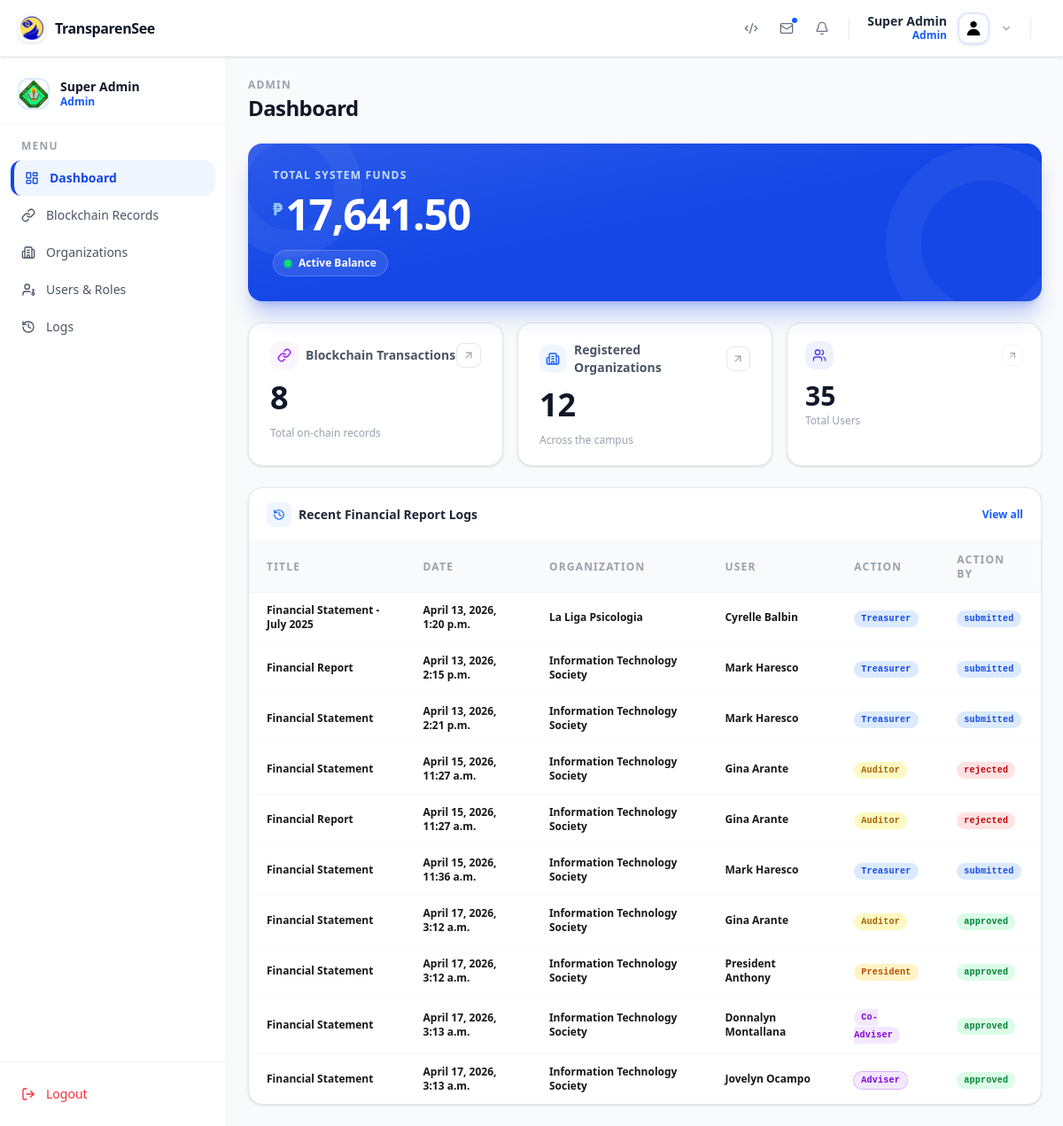
Page /superadmin/ (signed in) on the earlier database version.
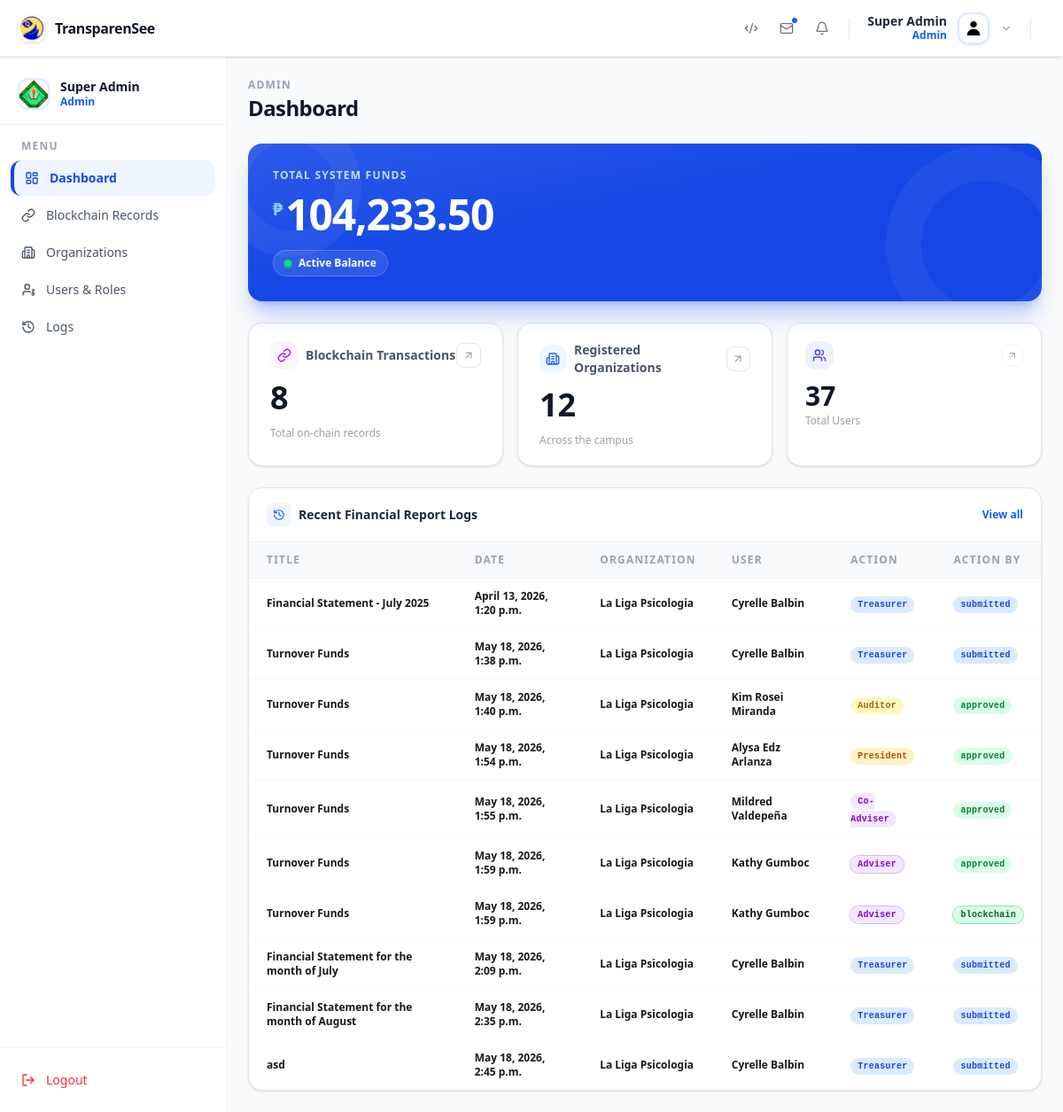
Same page on the later database version.
### app/models.py (models this page shows, shortened)
class ReportApprovalLog(models.Model):
    ACTION_CHOICES = [
        ('submitted', 'Submitted'),
        ('approved', 'Approved'),
        ('rejected', 'Rejected'),
        ('blockchain', 'Recorded on Blockchain'),
    ]
    report = models.ForeignKey(
        FinancialReport,
        on_delete=models.CASCADE,
        related_name='approval_logs'
    )
    action_by = models.ForeignKey(
        User,
        on_delete=models.SET_NULL,
        null=True
    )
    action = models.CharField(max_length=20, choices=ACTION_CHOICES)
    remarks = models.TextField(blank=True, null=True)
    created_at = models.DateTimeField(auto_now_add=True)
    class Meta:
        ordering = ['created_at']

class FinancialReport(models.Model):
    STATUS_CHOICES = [
        ('draft', 'Draft'),
        ('pending_auditor', 'Pending Auditor'),
        ('pending_president', 'Pending President'),
        ('pending_adviser', 'Pending Adviser'),
        ('pending_co_adviser', 'Pending Co-Adviser'),
        ('approved', 'Approved'),
        ('rejected', 'Rejected'),
        ('on_blockchain', 'On Blockchain'),
    ]
    organization = models.ForeignKey(
        Organization,
        on_delete=models.CASCADE,
        related_name='financial_reports'
    )
    created_by = models.ForeignKey(
        User,
        on_delete=models.SET_NULL,
        null=True,
        related_name='created_reports'
    )
    academic_year = models.ForeignKey(
        AcademicYear,
        on_delete=models.SET_NULL,
        null=True,
        related_name='financial_reports'
    )
    title = models.CharField(max_length=200)
    status = models.CharField(max_length=30, choices=STATUS_CHOICES, default='draft')
    auditor_approved_by = models.ForeignKey(
        User, on_delete=models.SET_NULL, null=True, blank=True,
        related_name='auditor_approved_reports'
    )
    auditor_approved_at = models.DateTimeField(null=True, blank=True)
    auditor_remarks = models.TextField(blank=True, null=True)
    president_approved_by = models.ForeignKey(
        User, on_delete=models.SET_NULL, null=True, blank=True,
        related_name='president_approved_reports'
    )
    president_approved_at = models.DateTimeField(null=True, blank=True)
    president_remarks = models.TextField(blank=True, null=True)
    co_adviser_approved_by = models.ForeignKey(
        User, on_delete=models.SET_NULL, null=True, blank=True,
        related_name='co_adviser_approved_reports'
    )
    co_adviser_approved_at = models.DateTimeField(null=True, blank=True)
    co_adviser_remarks = models.TextField(blank=True, null=True)
    adviser_approved_by = models.ForeignKey(
        User, on_delete=models.SET_NULL, null=True, blank=True,
        related_name='adviser_approved_reports'
    )
    adviser_approved_at = models.DateTimeField(null=True, blank=True)
    adviser_remarks = models.TextField(blank=True, null=True)
    blockchain_hash = models.CharField(max_length=255, blank=True, null=True)
    blockchain_recorded_at = models.DateTimeField(null=True, blank=True)
    created_at = models.DateTimeField(auto_now_add=True)
    updated_at = models.DateTimeField(auto_now=True)
    class Meta:
        ordering = ['-created_at']

class Organization(models.Model):
    PROGRAM_CHOICE = [
        ("BSIT", "Bachelor of Science in Information Technology"),
        ("BSCS", "Bachelor of Science in Computer Science"),
        ("BSP", "Bachelor of Science in Psychology"),
        ("BSED", "Bachelor of Secondary Education"),
        ("BSHM", "Bachelor of Science in Hospitality Management"),
        ("BSC", "Bachelor of Science in Criminology"),
        ("BSBA-MM", "Bachelor of Science in Bussiness Administration - Marketing Management"),
        ("BSBA-HR", "Bachelor of Science in Bussiness Admisnustration - Human Resource Management"),
        ("all_program", "All Program"),
    ]
    ORG_CATEGORY = [
        ('academic', 'Academic'),
        ('non_academic', 'Non-Academic'),
        ('performing_arts', 'Performing Arts'),
        ('student_council', 'Student Council'),
        ('student_publication', 'Student Publication'),
    ]
    name = models.CharField(max_length=100)
    logo = models.ImageField(upload_to='organization/logos', blank=True, null=True)
    program = models.CharField(choices=PROGRAM_CHOICE, blank=True, null=True)
    category = models.CharField(max_length=50, choices=ORG_CATEGORY)
    description = models.TextField()
    balance = models.DecimalField(max_digits=12, decimal_places=2, null=True, blank=True)
    society_fee_amount = models.DecimalField(max_digits=10,decimal_places=2,default=0)
    createdAt = models.DateTimeField(auto_now=True)
    def __str__(self):
        return self.name

### accounts/models.py (models this page shows)
class CustomUser(AbstractUser):
    ROLE_CHOICES = [
        ('admin', 'Admin'),
        ('campus_admin', 'Campus Admin'),
        ('adviser', 'Adviser'),
        ('co_adviser', 'Co-Adviser'),
        ('treasurer', 'Treasurer'),
        ('auditor', 'Auditor'),
        ('president', 'President'),
        ('vice_president', 'Vice-President'),
        ('secretary', 'Secretary'),
        ('student', 'Student'),
        ('head', 'Head')
    ]
    middle_name = models.CharField(max_length=50, blank=True)
    role = models.CharField( max_length=20, choices=ROLE_CHOICES)
    profile_image = models.ImageField(upload_to="profile_pictures", blank=True, null=True)
    REQUIRED_FIELDS = ['email', 'first_name', 'last_name']
    objects = CustomUserManager()

### app/views/super_admin.py (the view)
# urls.py: path('superadmin/', SuperAdminView.as_view(), name='superadmin_dashboard'),
class SuperAdminView(RoleRequireMixin, TemplateView):
    role_required = 'admin'
    template_name = 'app/superadmin/dashboard.html'
    def get_context_data(self, **kwargs):
        context = super().get_context_data(**kwargs)
        context["total_user"] = CustomUser.objects.count()
        context['total_org'] = Organization.objects.count()
        context['total_on_blockchain'] = FinancialReport.objects.filter(status='on_blockchain').count()
        context['recent_approval_logs'] = ReportApprovalLog.objects.all()[:10]
        context['org_balance'] = Organization.objects.aggregate(
            total_balance=Sum('balance')
        )
        return context

### app/context_processors.py (called while the page is built)
def notifications(request):
    if request.user.is_authenticated:
        notifications = Notification.objects.filter(
            recipient=request.user
        ).order_by("-created_at")[:5]
        unread_count = Notification.objects.filter(
            recipient=request.user,
            is_read=False
        ).count()
        return {
            "notifications": notifications,
            "unread_count": unread_count,
        }
    return {
        "notifications": [],
        "unread_count": 0,
    }

### app/views/mixins.py (called while the page is built)
    def dispatch(self, request, *args, **kwargs):
        if not request.user.is_authenticated:
            return self.handle_no_permission()
        required_roles = self.role_required
        if isinstance(required_roles, str):
            required_roles = [required_roles]
        if required_roles and request.user.role not in required_roles:
            raise PermissionDenied
        return super().dispatch(request, *args, **kwargs)

### app/templates/app/superadmin/dashboard.html (shortened to what the changed rows need)
{% extends "app/superadmin/sidebar.html" %} {% block con %} {% load humanize %}
<div class="px-6 py-6 flex flex-col gap-6  bg-gray-50">
  <div>
    <h1 class="text-2xl font-extrabold text-gray-900 tracking-tight">Dashboard</h1>
  </div>
  <div class="rounded-2xl p-7 bg-blue-700 relative overflow-hidden shadow-xl shadow-blue-700/25">
    <div class="absolute inset-0 bg-linear-to-br from-white/10 via-transparent to-transparent pointer-events-none"></div>
    <div class="absolute -bottom-12 -right-12 w-56 h-56 rounded-full border-40 border-white/5 pointer-events-none"></div>
    <div class="absolute -top-8 -left-8 w-40 h-40 rounded-full border-30 border-white/5 pointer-events-none"></div>
    <p class="text-xs font-bold tracking-widest text-blue-200 uppercase mb-3">Total System Funds</p>
    <p class="text-5xl font-extrabold text-white tracking-tight">
      <span class="text-xl font-semibold text-blue-300 align-super mr-1">₱</span>{{ org_balance.total_balance|floatformat:2|intcomma }}
    </p>
    <div class="mt-4 inline-flex items-center gap-2 bg-white/10 border border-white/20 text-white text-xs font-semibold px-3 py-1.5 rounded-full">
      <span class="w-2 h-2 rounded-full bg-green-400 shadow shadow-green-400 animate-pulse"></span>
      Active Balance
    </div>
  </div>
  <div class="grid grid-cols-1 md:grid-cols-3 gap-4">
    <div class="bg-white rounded-2xl border border-gray-200 shadow-sm px-5 py-5 flex flex-col gap-3 hover:-translate-y-0.5 hover:shadow-md transition-all duration-200">
      <div>
        <p class="text-3xl font-extrabold text-gray-900">{{ total_user }}</p>
        <p class="text-xs text-gray-400 mt-0.5 font-medium">Total Users</p>
      </div>
    </div>
  </div>
  <div class="bg-white rounded-2xl border border-gray-200 shadow-sm overflow-hidden">
    <div class="overflow-x-auto">
      <table class="w-full text-sm">
        <thead class="bg-gray-50 border-b border-gray-100">
          <tr>
            <th class="px-5 py-3 text-left text-xs font-bold tracking-widest text-gray-400 uppercase">Title</th>
            <th class="px-5 py-3 text-left text-xs font-bold tracking-widest text-gray-400 uppercase">Date</th>
            <th class="px-5 py-3 text-left text-xs font-bold tracking-widest text-gray-400 uppercase">Organization</th>
            <th class="px-5 py-3 text-left text-xs font-bold tracking-widest text-gray-400 uppercase">User</th>
            <th class="px-5 py-3 text-left text-xs font-bold tracking-widest text-gray-400 uppercase">Action</th>
            <th class="px-5 py-3 text-left text-xs font-bold tracking-widest text-gray-400 uppercase">Action By</th>
          </tr>
        </thead>
        <tbody class="divide-y divide-gray-50">
          {% for recent_log in recent_approval_logs %}
            <tr class="hover:bg-blue-50/40 transition-colors duration-150">
                <td class="px-5 py-3 text-xs font-semibold ">{{ recent_log.report.title }}</td>
                <td class="px-5 py-3 text-xs font-semibold ">{{ recent_log.created_at }}</td>
                <td class="px-5 py-3 text-xs font-semibold ">{{ recent_log.report.organization}}</td>
                <td class="px-5 py-3 text-xs font-semibold ">{{ recent_log.action_by.get_full_name }}</td>
              <td class="px-5 py-3 text-sm font-mono">
                <span class="px-2 py-1 text-[10px] font-bold rounded-full tracking-wide
                {% if recent_log.action_by.role == 'treasurer' %}bg-blue-100 text-blue-700
                {% elif recent_log.action_by.role == 'auditor' %}bg-yellow-100 text-yellow-700
                {% elif recent_log.action_by.role == 'president' %}bg-amber-100 text-amber-700
                {% elif recent_log.action_by.role == 'co_adviser' %}bg-purple-100 text-purple-700
                {% elif recent_log.action_by.role == 'adviser' %}bg-purple-100 text-purple-700 ring-1 ring-purple-300
                {% else %}bg-gray-100 text-gray-600
                {% endif %}">
                {{ recent_log.action_by.get_role_display}}
                </span>
              </td>
              <td class="px-5 py-3 text-sm font-mono">
                  <span class="px-2 py-1 text-[10px] font-bold rounded-full tracking-wide
                  {% if recent_log.action == 'approved' %}bg-green-100 text-green-700
                  {% elif recent_log.action == 'rejected' %}bg-red-100 text-red-700
                  {% elif 'pending' in recent_log.action %}bg-amber-100 text-amber-700
                  {% elif recent_log.action == 'blockchain' %}bg-green-100 text-green-800 ring-1 ring-green-300
                  {% elif 'submitted' in recent_log.action %}bg-blue-100 text-blue-700
                  {% else %}bg-gray-100 text-gray-600
                  {% endif %}">
                  {{ recent_log.action }}
                  </span>
              </td>
            </tr>
            {% empty %}
              <tr>
                <td colspan="2" class="px-5 py-10 text-center text-sm text-gray-400 italic">No logs yet</td>
              </tr>
          {% endfor %}
        </tbody>
      </table>
    </div>
</div>
{% endblock con %}

Differences in the rows shown:
removed ReportApprovalLog: report "Financial Report", created_at "April 13, 2026, 2:15 p.m.", report.organization "Information Technology Society", action_by.get_full_name "Mark Haresco", action_by.role "Treasurer", action "submitted"
removed ReportApprovalLog: report "Financial Statement", created_at "April 13, 2026, 2:21 p.m.", report.organization "Information Technology Society", action_by.get_full_name "Mark Haresco", action_by.role "Treasurer", action "submitted"
removed ReportApprovalLog: report "Financial Statement", created_at "April 15, 2026, 11:27 a.m.", report.organization "Information Technology Society", action_by.get_full_name "Gina Arante", action_by.role "Auditor", action "rejected"
removed ReportApprovalLog: report "Financial Report", created_at "April 15, 2026, 11:27 a.m.", report.organization "Information Technology Society", action_by.get_full_name "Gina Arante", action_by.role "Auditor", action "rejected"
removed ReportApprovalLog: report "Financial Statement", created_at "April 15, 2026, 11:36 a.m.", report.organization "Information Technology Society", action_by.get_full_name "Mark Haresco", action_by.role "Treasurer", action "submitted"
removed ReportApprovalLog: report "Financial Statement", created_at "April 17, 2026, 3:12 a.m.", report.organization "Information Technology Society", action_by.get_full_name "Gina Arante", action_by.role "Auditor", action "approved"
removed ReportApprovalLog: report "Financial Statement", created_at "April 17, 2026, 3:12 a.m.", report.organization "Information Technology Society", action_by.get_full_name "President Anthony", action_by.role "President", action "approved"
removed ReportApprovalLog: report "Financial Statement", created_at "April 17, 2026, 3:13 a.m.", report.organization "Information Technology Society", action_by.get_full_name "Donnalyn Montallana", action_by.role "Co-Adviser", action "approved"
removed ReportApprovalLog: report "Financial Statement", created_at "April 17, 2026, 3:13 a.m.", report.organization "Information Technology Society", action_by.get_full_name "Jovelyn Ocampo", action_by.role "Adviser", action "approved"
now on this page (row unchanged): ReportApprovalLog: report "Turnover Funds", created_at "May 18, 2026, 1:38 p.m.", report.organization "La Liga Psicologia", action_by.get_full_name "Cyrelle Balbin", action_by.role "Treasurer", action "submitted"
now on this page (row unchanged): ReportApprovalLog: report "Turnover Funds", created_at "May 18, 2026, 1:40 p.m.", report.organization "La Liga Psicologia", action_by.get_full_name "Kim Rosei Miranda", action_by.role "Auditor", action "approved"
now on this page (row unchanged): ReportApprovalLog: report "Turnover Funds", created_at "May 18, 2026, 1:54 p.m.", report.organization "La Liga Psicologia", action_by.get_full_name "Alysa Edz Arlanza", action_by.role "President", action "approved"
now on this page (row unchanged): ReportApprovalLog: report "Turnover Funds", created_at "May 18, 2026, 1:55 p.m.", report.organization "La Liga Psicologia", action_by.get_full_name "Mildred Valdepeña", action_by.role "Co-Adviser", action "approved"
now on this page (row unchanged): ReportApprovalLog: report "Turnover Funds", created_at "May 18, 2026, 1:59 p.m.", report.organization "La Liga Psicologia", action_by.get_full_name "Kathy Gumboc", action_by.role "Adviser", action "approved"
now on this page (row unchanged): ReportApprovalLog: report "Turnover Funds", created_at "May 18, 2026, 1:59 p.m.", report.organization "La Liga Psicologia", action_by.get_full_name "Kathy Gumboc", action_by.role "Adviser", action "blockchain"
now on this page (row unchanged): ReportApprovalLog: report "Financial Statement for the month of July", created_at "May 18, 2026, 2:09 p.m.", report.organization "La Liga Psicologia", action_by.get_full_name "Cyrelle Balbin", action_by.role "Treasurer", action "submitted"
now on this page (row unchanged): ReportApprovalLog: report "Financial Statement for the month of August", created_at "May 18, 2026, 2:35 p.m.", report.organization "La Liga Psicologia", action_by.get_full_name "Cyrelle Balbin", action_by.role "Treasurer", action "submitted"
now on this page (row unchanged): ReportApprovalLog: report "asd", created_at "May 18, 2026, 2:45 p.m.", report.organization "La Liga Psicologia", action_by.get_full_name "Cyrelle Balbin", action_by.role "Treasurer", action "submitted"
Other differences:
{{ org_balance.total_balance|floatformat:2|intcomma }}: "17,641.50" → "104,233.50"
{{ total_user }}: "35" → "37"
